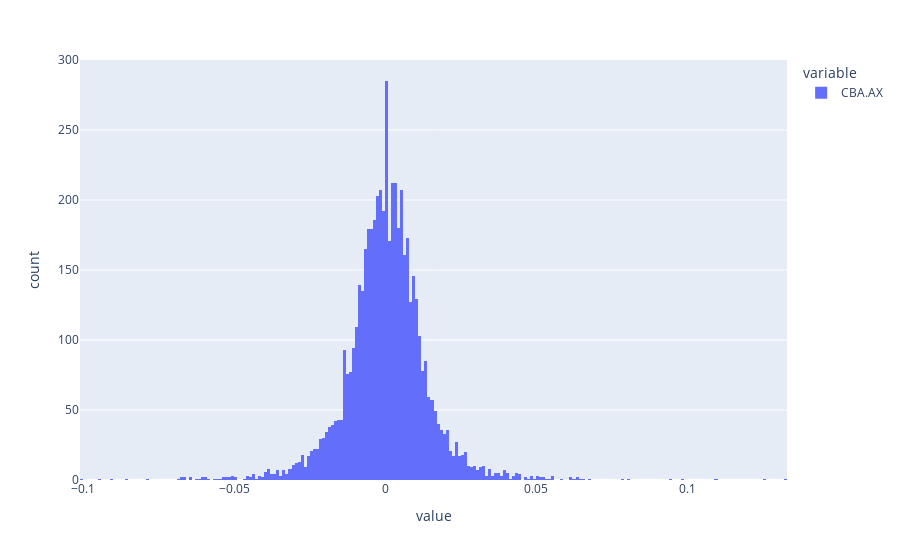

The notebook cell saved with this chart:
### Code cell
fig, ax = plt.subplots(figsize=(10, 6))
returns['CBA.AX'].plot(kind='hist')
plt.show()

### Figure 1 — Plotly figure (JSON) as saved in the notebook; plotly's stock layout.template omitted (floating-point values rounded to 4 significant figures; data arrays with more than 128 entries replaced by an {"elided": "..."} marker saying what was removed)
{"data": [{"alignmentgroup": "True", "bingroup": "x", "hovertemplate": "variable=CBA.AX<br>value=%{x}<br>count=%{y}<extra></extra>", "legendgroup": "CBA.AX", "marker": {"color": "#636efa", "pattern": {"shape": ""}}, "name": "CBA.AX", "offsetgroup": "CBA.AX", "orientation": "v", "showlegend": true, "type": "histogram", "x": {"elided": "5419 float values"}, "xaxis": "x", "yaxis": "y"}], "layout": {"barmode": "relative", "legend": {"title": {"text": "variable"}, "tracegroupgap": 0}, "margin": {"t": 60}, "xaxis": {"anchor": "y", "domain": [0, 1], "title": {"text": "value"}}, "yaxis": {"anchor": "x", "domain": [0, 1], "title": {"text": "count"}}}}
